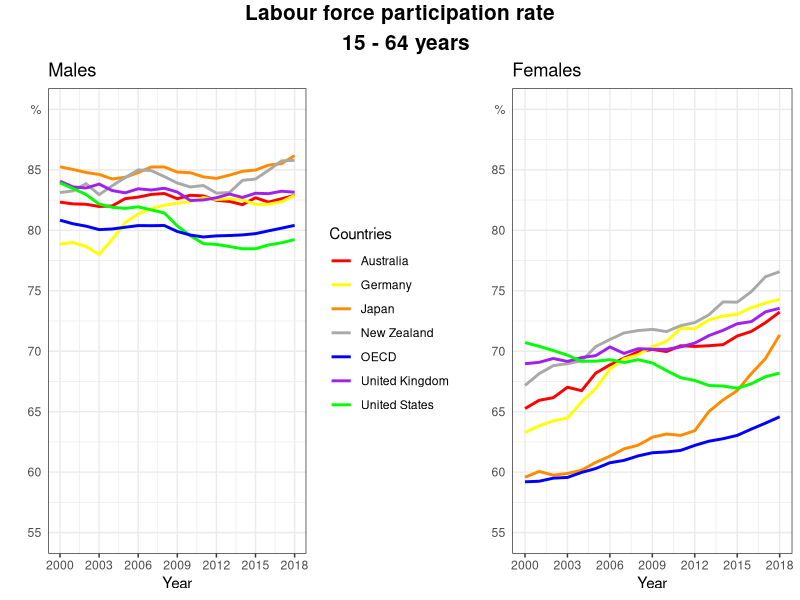

Source code (R):
## ---- chunk 1
knitr::opts_chunk$set(echo = TRUE)
options("stringsAsFactors" = FALSE) 
library(readxl)
library(dplyr)
library(ggplot2)
library(gridExtra)
library(grid)
## ---- chunk 2

# wczytanie danych
data <- read.csv2('data.csv',sep=",")

# wybranie danych potrzebnych do wykresów
data <- data%>%
  select(Country,Sex,Time,Value)
data <- transform(data, Value = as.numeric(Value))

# mężczyźni
data_men <- data%>%
  filter(Sex=="Men")%>%
  ungroup()%>%
  select(-Sex)

# kobiety
data_women <- data%>%
  filter(Sex=="Women")%>%
  ungroup()%>%
  select(-Sex)

# lista wszystkich państw 
countries <- t(unique(data["Country"]))

# lata
years <- unique(data["Time"])

# przekształcamy dane, tak aby każda kolumna odpowiadała innemu państwu, wiersze to lata

# mezczyzni
a <- 1
b <- dim(years)[1]
data_final_men <- years
while (b<=dim(data_men)[1]){
  data_temp <- slice(data_men["Value"],a:b)
  data_final_men <- cbind(data_final_men,data_temp) 
  a <- a+19
  b <- b+19
}
colnames(data_final_men)[2:4] <- countries[1:3]
colnames(data_final_men)[5:8] <- c("New.Zealand","UK","US","OECD")

# kobiety
a <- 1
b <- dim(years)[1]
data_final_women <- years
while (b<=dim(data_women)[1]){
  data_temp <- slice(data_women["Value"],a:b)
  data_final_women <- cbind(data_final_women,data_temp) 
  a <- a+19
  b <- b+19
}
colnames(data_final_women)[2:4] <- countries[1:3]
colnames(data_final_women)[5:8] <- c("New.Zealand","UK","US","OECD")

## ---- chunk 3

# ustalamy podziałkę i etykiety na osiach
y_breaks <- seq(55,90, by=5)
y_labels <- c(y_breaks[1:7],"%")
x_breaks <- seq(2000,2018,by=3)

# wykres dla mężczyzn
plot1 <- ggplot(data_final_men, aes(x=Time)) + 
  
  # dodajemy linię dla każdego z państw, przypisujemy nazwę do której później przypisany zostanie kolor
  geom_line(aes(y = Australia, col="Australia"),  size=1) + 
  geom_line(aes(y = Germany,  col="Germany"),size=1)+
  geom_line(aes(y = Japan,  col="Japan"), size=1)+
  geom_line(aes(y = New.Zealand, col="New Zealand"), size=1)+
  geom_line(aes(y = UK, col="United Kingdom"), size=1)+
  geom_line(aes(y = US, col="United States"), size=1)+
  geom_line(aes(y = OECD, col="OECD"), size=1)+
  
  # ustalamy podziałkę i skalę osi
  scale_x_continuous(breaks = x_breaks)+
  scale_y_continuous(limits=c(55,90),
                     breaks = y_breaks,
                     labels = y_labels)+
  
  # ustalamy etykiety osi i tytuł
  ylab("")+
  xlab("Year")+
  ggtitle("Males")+
  
  # dodajemy legendę
  scale_color_manual(name="Countries",
                     values=c("Australia"="red",
                              "Germany"="yellow",
                              "Japan"="darkorange",
                              "New Zealand"="darkgrey",
                              "United Kingdom"="purple",
                              "United States"="green",
                              "OECD"="blue"))+
  
  # białe tło 
  theme_bw()+
  
  # usuwamy kreseczki na osi y
  theme(axis.ticks.y=element_blank())
  


# analogicznie jak w wykresie pierwszym, pomijamy tworzenie legendy bo jest ona taka sama jak na pierwszym wykresie 

plot2 <- ggplot(data_final_women, aes(x=Time)) + 
  
  geom_line(aes(y = Australia), color = "red", size=1) + 
  geom_line(aes(y = Germany), color="yellow",size=1)+
  geom_line(aes(y = Japan), color = "darkorange", size=1)+
  geom_line(aes(y = New.Zealand), color = "darkgrey", size=1)+
  geom_line(aes(y = UK), color = "purple", size=1)+
  geom_line(aes(y = US), color = "green", size=1)+
  geom_line(aes(y = OECD ), color = "blue", size=1)+
  
  scale_x_continuous(breaks = x_breaks)+
  scale_y_continuous(limits=c(55,90),
                     breaks = y_breaks,
                     labels = y_labels)+
  
  ylab("")+
  xlab("Year")+
  ggtitle("Females")+
  
  theme_bw()+
  
  theme(axis.ticks.y=element_blank())

# ustalenie układu wykresów, z legendą po środku, dodanie głównego tytułu

grid.arrange(plot1, plot2, top=textGrob("Labour force participation rate
  15 - 64 years", gp=gpar(fontsize=15,font=2)), nrow=1, widths = c(0.58, 0.42))
